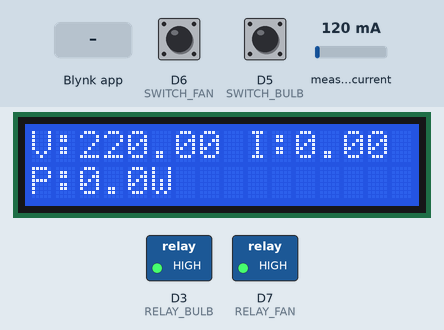
Recording of a sketch running on a simulated ESP8266 (NodeMCU). On the bench: 16×2 character LCD, switched loads named in the sketch (green lamp = pin HIGH). The test bench sets the inputs (shaded band); at power-on: D6 (SWITCH_FAN) HIGH, D5 (SWITCH_BULB) HIGH, measured current 120 mA. WiFi joins after 1.5 s; servers stay silent unless stated.

Above: at 9.2 s.
9.3 s: D6 (SWITCH_FAN) pulled LOW for 0.15 s
At 9.8 s:
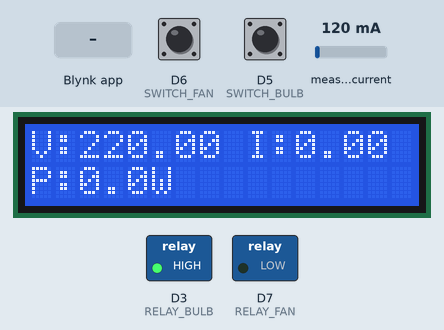
11.4 s: D5 (SWITCH_BULB) pulled LOW for 0.15 s
At 11.69 s:
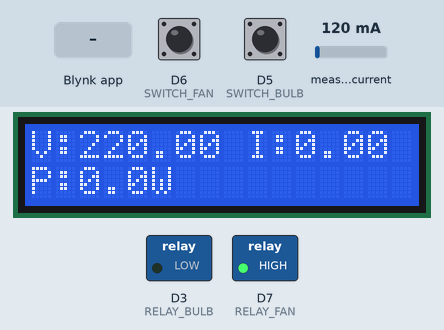
13.4 s: measured current set to 500 mA
At 15.3 s:
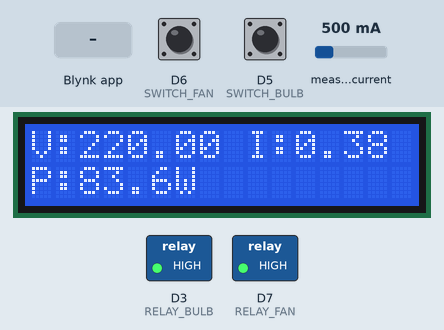
16.1 s: measured current set to 1000 mA
At 17.8 s:
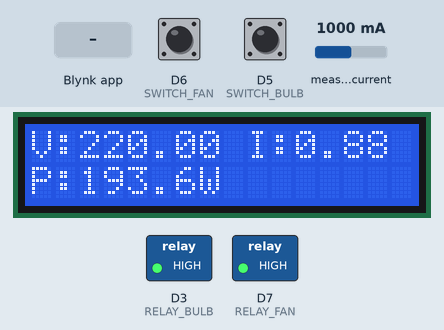
18.1 s: Blynk app writes 1 to V0
At 19.6 s:
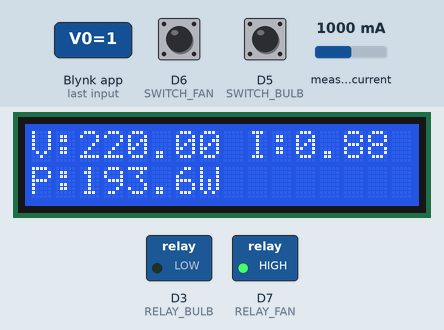
20.1 s: Blynk app writes 1 to V1
At 21.1 s:
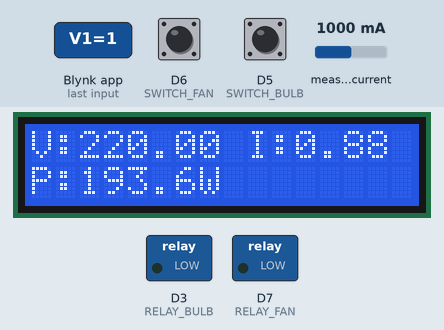
Timing chart, 0 to 23.1 s (numbered marks = the images above; inputs shaded):
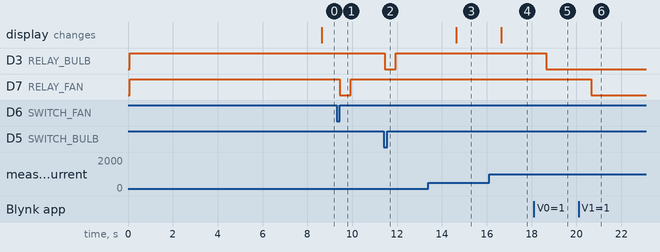

The sketch:

SmartEnergyMeter.ino
```cpp
// ===== BLYNK INFO =====
#define BLYNK_TEMPLATE_ID   "TMPL6RxUTT0rj"
#define BLYNK_TEMPLATE_NAME "SmartMeterESP8266"
#define BLYNK_AUTH_TOKEN    "sOsuMGt64DRjEQEhJepg4MYMmrMFcNMR"

// ===== LIBRARIES =====
#include <ESP8266WiFi.h>
#include <WiFiManager.h>
#include <BlynkSimpleEsp8266.h>
#include <LiquidCrystal_I2C.h>
#include <EmonLib.h>

// ===== LCD =====
LiquidCrystal_I2C lcd(0x27, 16, 2);

// ===== CURRENT SENSOR =====
EnergyMonitor emonCurrent;
const double I_CALIB = 60.6;
double zeroOffset = 0;

// ===== RELAY & SWITCH =====
#define RELAY_STATE_ON  LOW
#define RELAY_STATE_OFF HIGH

#define RELAY_BULB  D3
#define RELAY_FAN   D7
#define SWITCH_BULB D5
#define SWITCH_FAN  D6

int bulbRemote = 0;
int fanRemote  = 0;

BlynkTimer timer;

// ===== ZERO OFFSET CALIBRATION =====
void calibrateZero() {
  double sum = 0;
  for (int i = 0; i < 20; i++) {
    sum += emonCurrent.calcIrms(1480);
    delay(50);
  }
  zeroOffset = sum / 20.0;
}

// ===== BLYNK CONTROL =====
BLYNK_WRITE(V0) { bulbRemote = param.asInt(); }
BLYNK_WRITE(V1) { fanRemote  = param.asInt(); }

// ===== RELAY CONTROL =====
void updateRelays() {
  bool manualBulb = (digitalRead(SWITCH_BULB) == LOW);
  bool manualFan  = (digitalRead(SWITCH_FAN)  == LOW);

  int finalBulb = RELAY_STATE_OFF;
  int finalFan  = RELAY_STATE_OFF;

  if (manualBulb || bulbRemote == 1) finalBulb = RELAY_STATE_ON;
  if (manualFan  || fanRemote  == 1) finalFan  = RELAY_STATE_ON;

  digitalWrite(RELAY_BULB, finalBulb);
  digitalWrite(RELAY_FAN,  finalFan);
}

// ===== SENSOR READING =====
void sendSensorData() {
  double Iraw = emonCurrent.calcIrms(1480) - zeroOffset;
  if (Iraw < 0) Iraw = 0;

  double Vraw = 220.0;     // Fixed Voltage
  double P = Vraw * Iraw;

  lcd.clear();
  lcd.setCursor(0, 0);
  lcd.print("V:"); lcd.print(Vraw);
  lcd.print(" I:"); lcd.print(Iraw, 2);

  lcd.setCursor(0, 1);
  lcd.print("P:"); lcd.print(P, 1); lcd.print("W");

  Blynk.virtualWrite(V2, Vraw);
  Blynk.virtualWrite(V3, Iraw);
  Blynk.virtualWrite(V4, P);
}

// ===== SETUP =====
void setup() {
  Serial.begin(115200);

  lcd.init();
  lcd.backlight();
  lcd.print("Smart Meter");

  pinMode(RELAY_BULB, OUTPUT);
  pinMode(RELAY_FAN, OUTPUT);
  pinMode(SWITCH_BULB, INPUT_PULLUP);
  pinMode(SWITCH_FAN, INPUT_PULLUP);

  digitalWrite(RELAY_BULB, RELAY_STATE_OFF);
  digitalWrite(RELAY_FAN,  RELAY_STATE_OFF);

  WiFiManager wifiManager;
  wifiManager.autoConnect("SmartMeter-Setup");

  Blynk.config(BLYNK_AUTH_TOKEN);
  Blynk.connect();

  emonCurrent.current(A0, I_CALIB);
  calibrateZero();

  timer.setInterval(2000L, sendSensorData);
  timer.setInterval(500L, updateRelays);
}

// ===== LOOP =====
void loop() {
  Blynk.run();
  timer.run();
}
```

Measured:
- after the input at 9.3 s, D7 (RELAY_FAN): HIGH → LOW after 0.14 s, → HIGH 0.50 s later
- after the input at 11.4 s, D3 (RELAY_BULB): HIGH → LOW at once, → HIGH 0.50 s later
- after the input at 13.4 s, the display: changes after 1.2 s (image 3)
- after the input at 16.1 s, the display: changes after 0.55 s (image 4)
- after the input at 18.1 s, D3 (RELAY_BULB): HIGH → LOW after 0.55 s
- after the input at 20.1 s, D7 (RELAY_FAN): HIGH → LOW after 0.55 s
